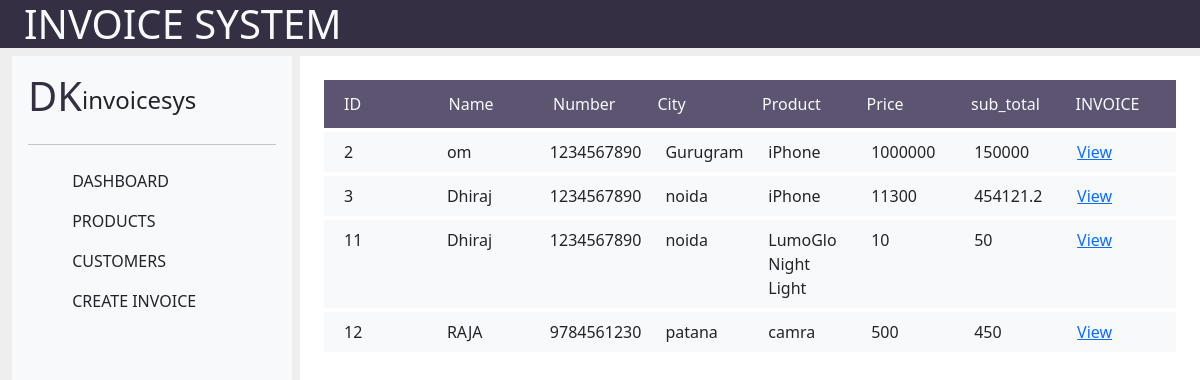
Screenshot of /invoice with the database file from the repository.
### invoice/models.py (models this page shows, shortened)
class Invoice(models.Model):
    Client_details= models.ForeignKey(User, on_delete=models.CASCADE)
    product_details=models.ForeignKey(Product, on_delete=models.CASCADE)
    price=models.IntegerField()
    quantity=models.IntegerField()
    discount=models.IntegerField(default=0)
    sub_total=models.IntegerField()

class User(AbstractUser):
    email=models.EmailField(unique=True)
    number=models.CharField(max_length=10)
    pincod=models.CharField(max_length=6)
    state=models.CharField(max_length=20)
    city=models.CharField(max_length=50)
    house_number=models.CharField(max_length=10)
    Strite=models.CharField(max_length=100)
    password=models.CharField(max_length=20, default='user@123')

class Product(models.Model):
    product_name=models.CharField(max_length=50)
    product_discription=models.TextField(max_length=200)
    def __str__(self):
        return self.product_name

### invoice/views.py (the view)
# urls.py: path('invoice',views.index, name='index'),
def index(request):
    datas=Invoice.objects.all()
    return render(request, 'index.html', {'datas':datas})

### invoice/templates/index.html
{% extends 'base.html' %}
{% load static %}
{% block css %}
<link href="{% static 'css/index.css' %}" rel="stylesheet" type="text/css" />
{% endblock %}
{% block content %}
<div class="container">
    <div class="row text-light mt-4" style="background-color: #5C5470;">
        <div class="col">
            <div class="row mt-1 mb-1 p-2">
                <div class="col">ID</div>
                <div class="col">Name</div>
                <div class="col">Number</div>
                <div class="col">City</div>
                <div class="col">Product</div>
                <div class="col">Price</div>
                <div class="col">sub_total</div>
                <div class="col">INVOICE</div>
            </div>
        </div>
    </div>
    <div class="row">
        <div class="col">
            {% for i in datas %}
            <div class="row bg-light mt-1 mb-1 p-2">
                <div class="col">{{i.id}}</div>
                <div class="col">{{i.Client_details.username}}</div>
                <div class="col">{{i.Client_details.number}}</div>
                <div class="col">{{i.Client_details.city}}</div>
                <div class="col">{{i.product_details}}</div>
                <div class="col">{{i.price}}</div>
                <div class="col">{{i.sub_total}}</div>
                <div class="col"><a href="invoice/{{i.Client_details.id}}">View</a></div>
            </div>
            {% endfor %}
        </div>
    </div>
</div>
{% endblock %}

### invoice/templates/base.html (shortened to what this page needs)
{% load static %}
<!doctype html>
<html lang="en">
  <head>
    <link href="https://cdn.jsdelivr.net/npm/bootstrap@5.1.3/dist/css/bootstrap.min.css" rel="stylesheet">
<link href="{% static 'css/base.css' %}" rel="stylesheet" type="text/css" />
    {% block css %}
    {% endblock %}
  </head>
  <body class="" >
<div class="text-light px-4" style="background-color: #352F44;"><h1>INVOICE SYSTEM</h1></div>
    <div class="container-fluid " >
        <div class="row">
            <div class="col-sm-3 col-md-3">
                <div class="d-flex flex-column flex-shrink-0 p-3 bg-light" style="width: 280px; min-height: 100vh;">
                    <a href="{% url 'index' %}" class="d-flex align-items-center mb-3 mb-md-0 me-md-auto link-dark text-decoration-none">
                      <H1 style="color: #352F44;">DK</H1>
                      <span class="fs-4">invoicesys</span>
                    </a>
                    <hr>
                    <ul class="nav nav-pills flex-column mb-auto">
                      <li>
                        <a href="{% url 'index' %}"class="nav-link link-dark">
                          <svg class="bi me-2" width="16" height="16"><use xlink:href="#speedometer2"/></svg>
                          DASHBOARD
                        </a>
                      </li>
                      <li>
                        <a href="{% url 'add_product' %}" class="nav-link link-dark">
                          <svg class="bi me-2" width="16" height="16"><use xlink:href="#grid"/></svg>
                         PRODUCTS
                        </a>
                      </li>
                      <li>
                        <a href="{% url 'client' %}" class="nav-link link-dark">
                          <svg class="bi me-2" width="16" height="16"><use xlink:href="#people-circle"/></svg>
                    CUSTOMERS
                        </a>
                      </li>
                      <li>
                        <a href="{% url 'create_invoice' %}" class="nav-link link-dark">
                          <svg class="bi me-2" width="16" height="16"><use xlink:href="#people-circle"/></svg>
              CREATE INVOICE
                        </a>
                      </li>
                    </ul>
                  </div>
            </div>
            <div class="col-sm-9 col-md-9  bg-white" style="min-height: 100vh;">
              {% block content%}{% endblock %}
            </div>
        </div>
    </div>
  </body>
</html>

### invoice/static/css/index.css (style rules this page uses)
body { background:#eee; }

### invoice/templates/base.html (style rules this page uses)
* { margin: 0px; padding: 0px; box-sizing: border-box; }

### rows the page displays
Invoice: id "2", Client_details.username "om", Client_details.number "1234567890", Client_details.city "Gurugram", product_details "iPhone", price "1000000", sub_total "150000"
Invoice: id "3", Client_details.username "Dhiraj", Client_details.number "1234567890", Client_details.city "noida", product_details "iPhone", price "11300", sub_total "454121.2"
Invoice: id "11", Client_details.username "Dhiraj", Client_details.number "1234567890", Client_details.city "noida", product_details "LumoGlo Night Light", price "10", sub_total "50"
Invoice: id "12", Client_details.username "RAJA", Client_details.number "9784561230", Client_details.city "patana", product_details "camra", price "500", sub_total "450"
